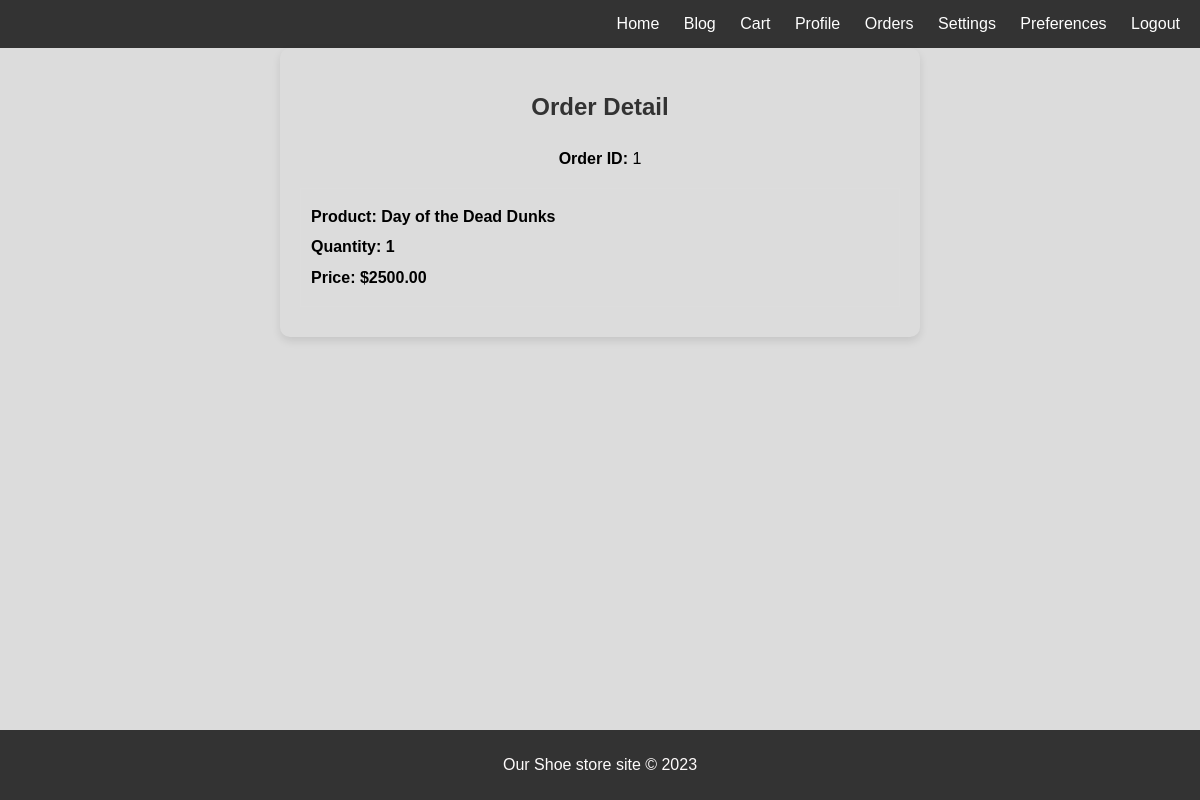
Page /cart/order_detail/1/ (signed in) on the committed database.
### cart/models.py (models this page shows, shortened)
class Checkout(models.Model):
    STATUS_CHOICES = [
        ('Pending', 'Pending'),
        ('Completed', 'Completed'),
        ('Failed', 'Failed'),
    ]
    user = models.ForeignKey(
        "users.User",
        on_delete=models.CASCADE,
        verbose_name="user",
        help_text="The user who is checking out"
    )
    created_at = models.DateTimeField(
        auto_now_add=True,
        verbose_name="created at",
        help_text="The timestamp indicating when the checkout was created"
    )
    order_total = models.DecimalField(
        max_digits=10,
        decimal_places=2,
        verbose_name="order total",
        help_text="Total cost of the order"
    )
    payment_status = models.CharField(
        max_length=100,
        choices=STATUS_CHOICES,
        default='Pending',
        verbose_name="payment status",
        help_text="Status of the payment"
    )
    transaction_id = models.CharField(
        max_length=100,
        blank=True,
        null=True,
        verbose_name="transaction id",
        help_text="Transaction ID for the payment"
    )
    payment_option = models.CharField(
        max_length=100,
        choices=[('credit_card', 'Credit Card'), ('visa', 'Visa'), ('debit_card', 'Debit Card')],
        default='credit_card',
        verbose_name="payment option",
    )
    delivery_address = models.TextField(
        null=True,
    )

class OrderItem(models.Model):
    order = models.ForeignKey(
        Checkout,
        related_name='order_items',
        on_delete=models.CASCADE,
        verbose_name="order",
        help_text="The checkout order to which this item belongs"
    )
    product = models.ForeignKey(
        "products.ProductModel",
        on_delete=models.CASCADE,
        verbose_name="product",
        help_text="The product included in this order item"
    )
    quantity = models.PositiveIntegerField(
        verbose_name="quantity",
        help_text="The quantity of the product in this order item"
    )
    price = models.DecimalField(
        max_digits=10,
        decimal_places=2,
        verbose_name="price",
        help_text="Price of the product"
    )
    cart_item = models.ForeignKey(
        CartItem,
        on_delete=models.SET_NULL,
        null=True,
        blank=True,
        verbose_name="cart item",
        help_text="The cart item that was ordered"
    )

### products/models.py (models this page shows, shortened)
class ProductModel(models.Model):
    category = models.ForeignKey(
        'Category', related_name="products", on_delete=models.CASCADE, null=True
    )
    name = models.CharField(
        max_length=255,
        null=False,
        default="none",
        verbose_name="Product Name",
        help_text="The name of the shoe product"
    )
    description = models.TextField(
        null=True,
        verbose_name="Product Description",
        help_text="A detailed description of the shoe product"
    )
    price = models.DecimalField(
        null=False,
        max_digits=50,
        decimal_places=2,
        default=Decimal("0.0"),
        verbose_name="Product Price",
        help_text="The price of the shoe product"
    )
    stock = models.IntegerField(
        null=False,
        default=0,
        verbose_name="Product Stock",
        help_text="The available quantity of the shoe product"
    )
    images = models.ImageField(
        upload_to="productmodel/images/",
        max_length=255,
        null=True,
        verbose_name="Product Image",
        help_text="An image representing the shoe product"
    )
    created_at = models.DateField(
        null=False,
        default=date.today,
        verbose_name="Created at",
        help_text="The timestamp indicating when the shoe product was created"
    )
    updated_at = models.DateTimeField(
        null=False,
        verbose_name="Updated at",
        help_text="The timestamp indicating when the shoe product was last updated"
    )

### cart/views.py (the view)
# urls.py: path('order_detail/<int:order_id>/', views.order_detail, name='order_detail'),
@login_required
def order_detail(request, order_id):
    order = get_object_or_404(Checkout, id=order_id, user=request.user)
    order_items = OrderItem.objects.filter(order=order)
    return render(request, 'order_detail.html', {'order': order, 'order_items': order_items})

### cart/templates/order_detail.html
{% extends 'base.html' %}
{% load static %}
{% block content %}
    <div style="max-width: 600px; margin: auto; text-align: center; padding: 20px; box-shadow: 0 4px 8px rgba(0, 0, 0, 0.1); border-radius: 10px;">
        <h2 style="margin-bottom: 20px; font-weight: bold; color: #333;">Order Detail</h2>
        <p style="font-weight: bold;">Order ID: <span style="font-weight: normal;">{{ order.id }}</span></p>
        <div>
            {% for item in order_items %}
                <div style="border: 1px solid #ddd; margin-bottom: 10px; padding: 10px; text-align: left;">
                    <p style="margin: 5px 0; font-weight: bold;">Product: {{ item.product.name }}</p>
                    <p style="margin: 5px 0; font-weight: bold;">Quantity: {{ item.quantity }}</p>
                    <p style="margin: 5px 0; font-weight: bold;">Price: ${{ item.product.price }}</p>
                </div>
            {% endfor %}
        </div>
    </div>
{% endblock %}

### project/static/user/css/base.css (style rules this page uses)
body { font-family: Arial, sans-serif; background-color: #dcdcdc; margin: 0; padding: 0; display: flex; flex-direction: column; min-height: 100vh; }

### rows in the picture
Checkout: id "1"
OrderItem: product.name "Day of the Dead Dunks", quantity "1", product.price "2500.00"
